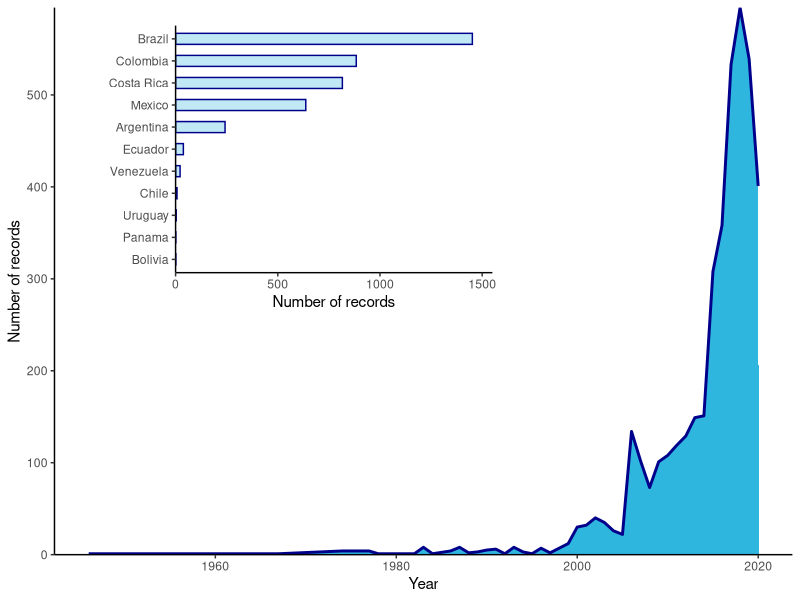
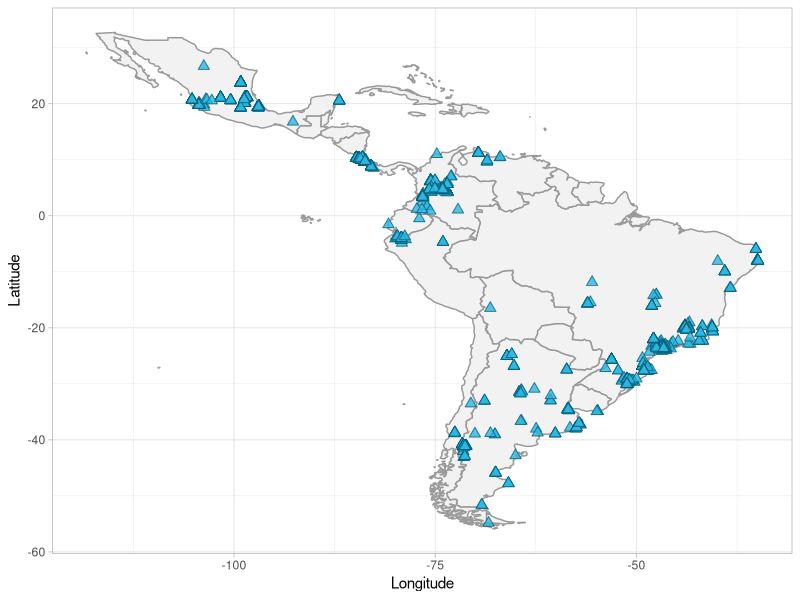
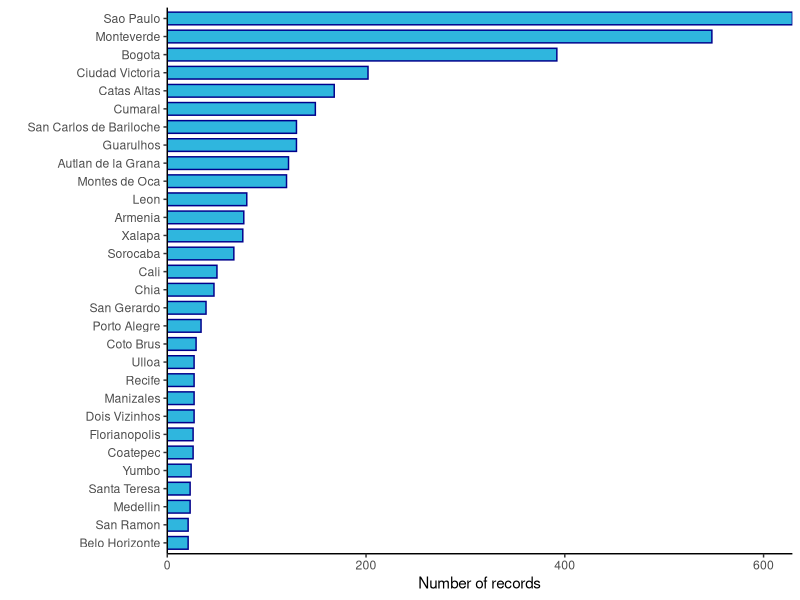
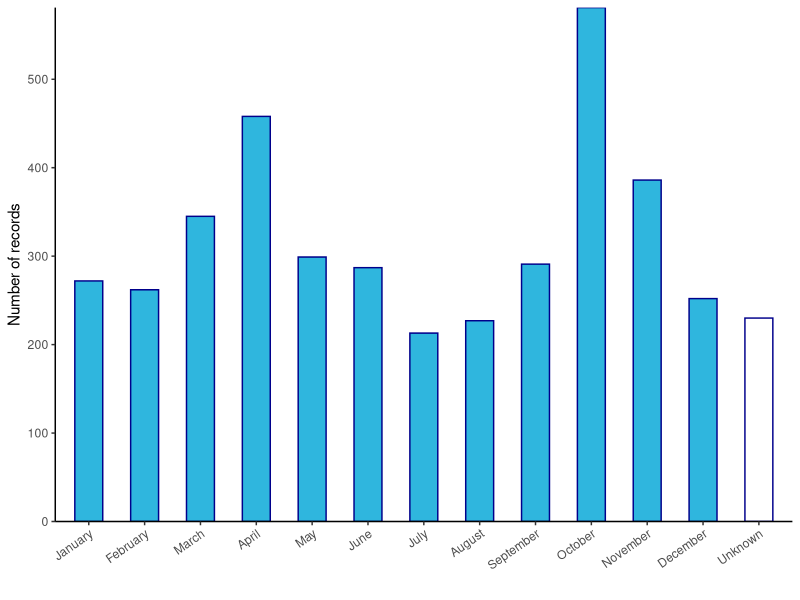
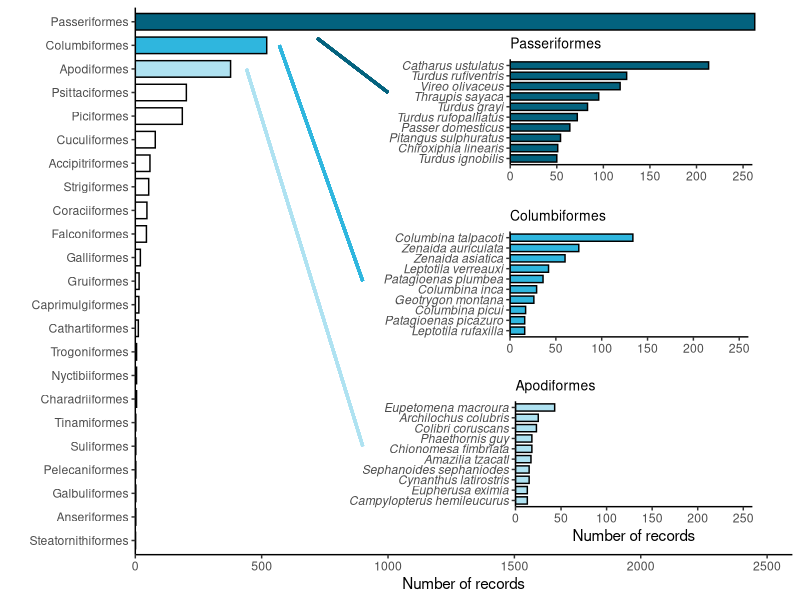
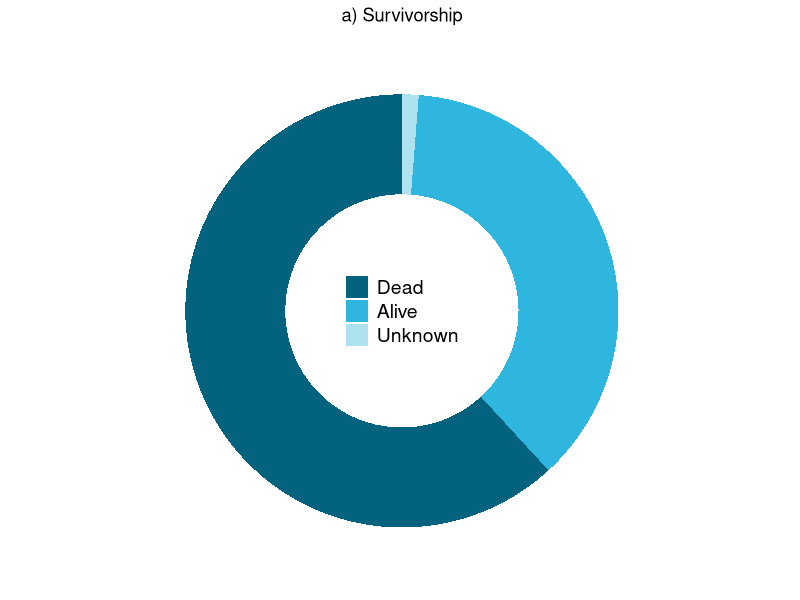
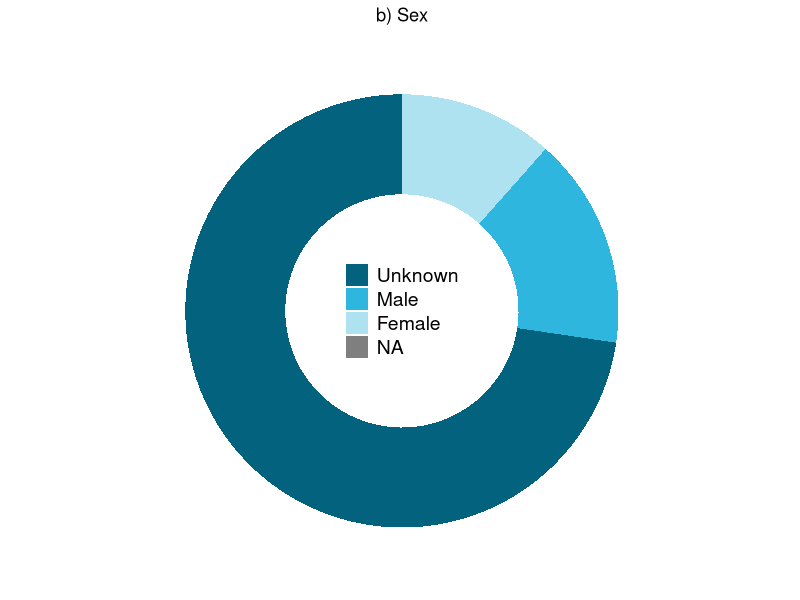
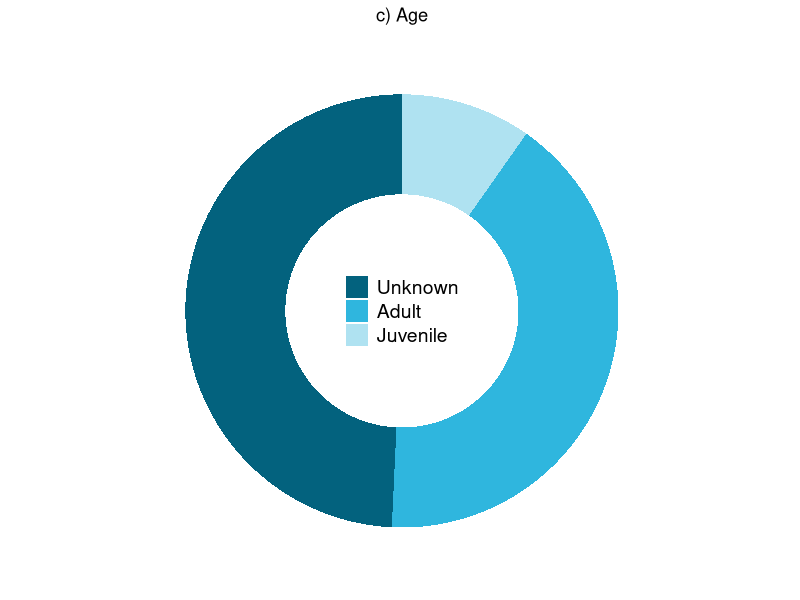

Source code (R) for these figures, in order:

### A glimspe to the datapaper "BIRD-WINDOW COLLISIONS: a comprehensive dataset for the Neotropical region" (Piratelli et al. 2025) ###

# Required libraries; if not installed, use: install.packages(c("dplyr","ggplot2","grid","sp","cowplot),dependencies=T)

library(dplyr)
library(ggplot2)
library(grid)
library(sp)
library(cowplot)

# Set a work directory (path to the BWC_Neotropical_region.csv file in your computer)
setwd("FILE_LOCATION")

# Read the BWC_Neotropical_region.csv file
BWC_Neotropics=read.csv("BWC_Neotropical_region.csv")

# Below is a code provided to explore the database, which can be used to replicate all figures in the data paper.

# Figure 1 (Number of BWCs per year and country)
records_by_year=BWC_Neotropics%>%filter(!is.na(Year),Year!="Unknown")%>%mutate(Year=as.numeric(Year))%>%count(Year);records_by_country=BWC_Neotropics%>%filter(!is.na(Country))%>%count(Country)%>%arrange(desc(n));main_plot=ggplot(records_by_year,aes(x=Year,y=n))+geom_area(fill="#2fb6de")+geom_line(color="dark blue",linewidth=1)+labs(x="Year",y="Number of records")+scale_y_continuous(expand=c(0,0))+theme_classic();inset_plot=ggplot(records_by_country,aes(y=reorder(Country,n),x=n))+geom_bar(stat="identity",width=0.5,col="dark blue",fill="#2fb6de",alpha=0.3)+scale_x_continuous(expand=c(0,0),limits=c(0,max(records_by_country$n,1550)))+theme_classic()+xlab("Number of records")+theme(axis.title.y=element_blank());ggdraw()+draw_plot(main_plot)+draw_plot(inset_plot,x=0.125,y=0.47,width=0.5,height=0.5)

# Figure 2 (Geographic distribution of the gathered BWCs)
latlong=BWC_Neotropics[!is.na(BWC_Neotropics$Longitude)&!is.na(BWC_Neotropics$Latitude),];latlong=latlong[latlong$Longitude!="Unknown"&latlong$Latitude!="Unknown",];latlong$Longitude=as.numeric(as.character(latlong$Longitude));latlong$Latitude=as.numeric(as.character(latlong$Latitude));latlong=latlong[!is.na(latlong$Longitude)&!is.na(latlong$Latitude),];coordinates(latlong)=~Longitude+Latitude;proj4string(latlong)=CRS("+proj=longlat +datum=NAD83");latlong_df=as.data.frame(latlong);names(latlong_df)[names(latlong_df)=="Longitude"]="x";names(latlong_df)[names(latlong_df)=="Latitude"]="y";ggplot()+borders("world",regions=c("Brazil","Uruguay","Argentina","FrenchGuiana","Suriname","Colombia","Venezuela","Bolivia","Ecuador","Chile","Paraguay","Peru","Guyana","Panama","CostaRica","Nicaragua","Honduras","ElSalvador","Belize","Guatemala","Mexico","TrinidadandTobago","Caribe","PuertoRico","DominicanRepublic","Haiti","Jamaica","Cuba","Bahamas","Antiles","Dominica","Saba"),fill="grey95",col="grey60",linewidth=0.5)+geom_point(data=latlong_df,aes(x=x,y=y),col="#03627e",fill="#2fb6de",alpha=0.8,size=2.5,shape=24)+labs(x="Longitude",y="Latitude")+theme_light()

# Figure 3 (Number of BWCs per locality)
records_by_locality=BWC_Neotropics%>%filter(!is.na(Locality))%>%count(Locality)%>%arrange(desc(n));ggplot(records_by_locality[c(1:30),],aes(x=n,y=reorder(Locality,n)))+geom_bar(stat="identity",width=0.7,col="dark blue",fill="#2fb6de")+labs(x="Number of records",y="")+scale_x_continuous(expand=c(0,0))+theme_classic()

# Figure 4 (Number of BWCs by month)
records_by_month=BWC_Neotropics%>%filter(Month!="Unknown"&Month!="")%>%count(Month);records_with_na=BWC_Neotropics%>%filter(Month=="Unknown"|Month=="")%>%summarise(n=n())%>%mutate(Month="Unknown");records_by_month=bind_rows(records_by_month,records_with_na);months=c("January","February","March","April","May","June","July","August","September","October","November","December","Unknown");records_by_month$Month=factor(records_by_month$Month,levels=months);ggplot(records_by_month,aes(x=Month,y=n,fill=Month=="Unknown"))+geom_bar(stat="identity",col="dark blue",width=0.5)+scale_fill_manual(values=c("#2fb6de","white"),guide="none")+labs(y="Number of records",x="")+theme_classic()+theme(axis.text.x=element_text(angle=35,hjust=1))+scale_y_continuous(expand=c(0,0))

# Figure 5 (Number of BWCs by Order (all), and top species) 
records_by_order=BWC_Neotropics%>%filter(!is.na(Order))%>%count(Order)%>%arrange(desc(n))%>%mutate(color=case_when(row_number()==1~"#03627e",row_number()==2~"#2fb6de",row_number()==3~"#afe2f1",TRUE~"white"));main_plot=ggplot(records_by_order%>%filter(Order!=""),aes(x=n,y=reorder(Order,n),fill=color))+geom_bar(stat="identity",width=0.7,col="black")+scale_fill_manual(values=c("#03627e","#2fb6de","#afe2f1","white"))+labs(x="Number of records",y="")+scale_x_continuous(expand=c(0,0),limits=c(0,2600))+theme_classic()+theme(legend.position="none")+geom_segment(aes(x=570,y=22,xend=900,yend=12),color="#2fb6de",linewidth=1)+geom_segment(aes(x=440,y=21,xend=900,yend=5),color="#afe2f1",linewidth=1)+geom_segment(aes(x=720,y=22.3,xend=1000,yend=20),color="#03627e",linewidth=1);passeriformes=ggplot(BWC_Neotropics%>%filter(Order=="Passeriformes")%>%count(Species,name="n")%>%slice_max(n,n=10),aes(x=n,y=reorder(Species,n)))+geom_bar(stat="identity",width=0.7,col="black",fill="#03627e")+labs(x="",y="")+theme(axis.text.y=element_text(face="italic"),axis.text.x=element_blank(),axis.ticks.x=element_blank())+scale_x_continuous(expand=c(0,0),limits=c(0,260))+theme_classic()+theme(plot.title=element_text(size=10),panel.background=element_blank(),plot.background=element_blank())+ggtitle("Passeriformes")+theme(axis.text.y=element_text(face="italic"));columbiformes=ggplot(BWC_Neotropics%>%filter(Order=="Columbiformes")%>%count(Species,name="n")%>%slice_max(n,n=10),aes(x=n,y=reorder(Species,n)))+geom_bar(stat="identity",width=0.7,col="black",fill="#2fb6de")+labs(x="",y="")+theme(axis.text.y=element_text(face="italic"),axis.text.x=element_blank(),axis.ticks.x=element_blank())+scale_x_continuous(expand=c(0,0),limits=c(0,260))+theme_classic()+theme(plot.title=element_text(size=10),panel.background=element_blank(),plot.background=element_blank())+ggtitle("Columbiformes")+theme(axis.text.y=element_text(face="italic"));apodiformes=ggplot(BWC_Neotropics%>%filter(Order=="Apodiformes")%>%count(Species,name="n")%>%slice_max(n,n=10),aes(x=n,y=reorder(Species,n)))+geom_bar(stat="identity",width=0.7,col="black",fill="#afe2f1")+labs(x="Number of records",y="")+scale_x_continuous(expand=c(0,0),limits=c(0,260))+theme_classic()+theme(plot.title=element_text(size=10),panel.background=element_blank(),plot.background=element_blank())+ggtitle("Apodiformes")+theme(axis.text.y=element_text(face="italic"));ggdraw()+draw_plot(main_plot)+draw_plot(passeriformes,x=0.45,y=0.65,width=0.5,height=0.3)+draw_plot(columbiformes,x=0.445,y=0.363,width=0.5,height=0.3)+draw_plot(apodiformes,x=0.4,y=0.08,width=0.55,height=0.3)

# Figure 6 (one figure per inset)
# a)
survivorship=BWC_Neotropics%>%count(Survivorship)%>%arrange(desc(n));ggplot(survivorship,aes(x=1.5,y=n,fill=factor(Survivorship,levels=c("Dead","Alive","Unknown"))))+geom_col()+coord_polar(theta="y",start=0)+xlim(c(0,2))+theme(plot.title=element_text(hjust=0.5),panel.background=element_rect(fill="transparent",color=NA),plot.background=element_rect(fill="transparent",color=NA),panel.grid=element_blank(),axis.title=element_blank(),axis.ticks=element_blank(),axis.text=element_blank(),legend.position=c(0.5,0.5),legend.title=element_blank(),legend.key=element_rect(fill="transparent",color=NA,linewidth=1.5),legend.text=element_text(size=14),legend.background=element_rect(fill="transparent",color=NA))+scale_fill_manual(values=c("Dead"="#03627e","Alive"="#2fb6de","Unknown"="#afe2f1"))+ggtitle("a) Survivorship")

# b)
sex=BWC_Neotropics%>%count(Sex)%>%arrange(desc(n));ggplot(sex,aes(x=1.5,y=n,fill=factor(Sex,levels=c("Unknown","Male","Female"))))+geom_col()+coord_polar(theta="y",start=0)+xlim(c(0,2))+theme(plot.title=element_text(hjust=0.5),panel.background=element_rect(fill="transparent",color=NA),plot.background=element_rect(fill="transparent",color=NA),panel.grid=element_blank(),axis.title=element_blank(),axis.ticks=element_blank(),axis.text=element_blank(),legend.position=c(0.5,0.5),legend.title=element_blank(),legend.key=element_rect(fill="transparent",color=NA,linewidth=1.5),legend.text=element_text(size=14),legend.background=element_rect(fill="transparent",color=NA))+scale_fill_manual(values=c("Unknown"="#03627e","Male"="#2fb6de","Female"="#afe2f1"))+ggtitle("b) Sex")

# c)
age=BWC_Neotropics%>%count(Age)%>%arrange(desc(n));ggplot(age,aes(x=1.5,y=n,fill=factor(Age,levels=c("Unknown","Adult","Juvenile"))))+geom_col()+coord_polar(theta="y",start=0)+xlim(c(0,2))+theme(plot.title=element_text(hjust=0.5),panel.background=element_rect(fill="transparent",color=NA),plot.background=element_rect(fill="transparent",color=NA),panel.grid=element_blank(),axis.title=element_blank(),axis.ticks=element_blank(),axis.text=element_blank(),legend.position=c(0.5,0.5),legend.title=element_blank(),legend.key=element_rect(fill="transparent",color=NA,linewidth=1.5),legend.text=element_text(size=14),legend.background=element_rect(fill="transparent",color=NA))+scale_fill_manual(values=c("Unknown"="#03627e","Adult"="#2fb6de","Juvenile"="#afe2f1"))+ggtitle("c) Age")

# d)
deterrent=BWC_Neotropics%>%count(Deterrent)%>%arrange(desc(n));ggplot(deterrent,aes(x=1.5,y=n,fill=factor(Deterrent,levels=c("None","Unknown","Present"))))+geom_col()+coord_polar(theta="y",start=0)+xlim(c(0,2))+theme(plot.title=element_text(hjust=0.5),panel.background=element_rect(fill="transparent",color=NA),plot.background=element_rect(fill="transparent",color=NA),panel.grid=element_blank(),axis.title=element_blank(),axis.ticks=element_blank(),axis.text=element_blank(),legend.position=c(0.5,0.5),legend.title=element_blank(),legend.key=element_rect(fill="transparent",color=NA,linewidth=1.5),legend.text=element_text(size=14),legend.background=element_rect(fill="transparent",color=NA))+scale_fill_manual(values=c("None"="#03627e","Unknown"="#2fb6de","Present"="#afe2f1"))+ggtitle("d) Deterrents")

# e)
building_height=BWC_Neotropics%>%count(Building.height)%>%arrange(desc(n));ggplot(building_height,aes(x=1.5,y=n,fill=factor(Building.height,levels=c("Low-rise","Taller","Unknown"))))+geom_col()+coord_polar(theta="y",start=0)+xlim(c(0,2))+theme(plot.title=element_text(hjust=0.5),panel.background=element_rect(fill="transparent",color=NA),plot.background=element_rect(fill="transparent",color=NA),panel.grid=element_blank(),axis.title=element_blank(),axis.ticks=element_blank(),axis.text=element_blank(),legend.position=c(0.5,0.5),legend.title=element_blank(),legend.key=element_rect(fill="transparent",color=NA,linewidth=1.5),legend.text=element_text(size=14),legend.background=element_rect(fill="transparent",color=NA))+scale_fill_manual(values=c("Low-rise"="#03627e","Taller"="#2fb6de","Unknown"="#afe2f1"))+ggtitle("e) Building height")

# f)
pane_type=BWC_Neotropics%>%count(Pane.type)%>%arrange(desc(n));ggplot(pane_type,aes(x=1.5,y=n,fill=factor(Pane.type,levels=c("Translucent","Unknown","Reflective"))))+geom_col()+coord_polar(theta="y",start=0)+xlim(c(0,2))+theme(plot.title=element_text(hjust=0.5),panel.background=element_rect(fill="transparent",color=NA),plot.background=element_rect(fill="transparent",color=NA),panel.grid=element_blank(),axis.title=element_blank(),axis.ticks=element_blank(),axis.text=element_blank(),legend.position=c(0.5,0.5),legend.title=element_blank(),legend.key=element_rect(fill="transparent",color=NA,linewidth=1.5),legend.text=element_text(size=14),legend.background=element_rect(fill="transparent",color=NA))+scale_fill_manual(values=c("Translucent"="#03627e","Unknown"="#2fb6de","Reflective"="#afe2f1"))+ggtitle("f) Pane type")

# g)
IUCN_status=BWC_Neotropics%>%count(IUCN.status)%>%arrange(desc(n));ggplot(IUCN_status,aes(x=1.5,y=n,fill=factor(IUCN.status,levels=c("Least Concern","Near Threatened","Vulnerable"))))+geom_col()+coord_polar(theta="y",start=0)+xlim(c(0,2))+theme(plot.title=element_text(hjust=0.5),panel.background=element_rect(fill="transparent",color=NA),plot.background=element_rect(fill="transparent",color=NA),panel.grid=element_blank(),axis.title=element_blank(),axis.ticks=element_blank(),axis.text=element_blank(),legend.position=c(0.5,0.5),legend.title=element_blank(),legend.key=element_rect(fill="transparent",color=NA,linewidth=1.5),legend.text=element_text(size=14),legend.background=element_rect(fill="transparent",color=NA))+scale_fill_manual(values=c("Least Concern"="#03627e","Near Threatened"="#2fb6de","Vulnerable"="#afe2f1"))+ggtitle("g) IUCN status")

# h)
method=BWC_Neotropics%>%count(Data.collection.method)%>%arrange(desc(n));ggplot(method,aes(x=1.5,y=n,fill=factor(Data.collection.method,levels=c("Systematic","By chance","Gov. Agency","Others","Unknown"))))+geom_col()+coord_polar(theta="y",start=0)+xlim(c(0,2))+theme(plot.title=element_text(hjust=0.5),panel.background=element_rect(fill="transparent",color=NA),plot.background=element_rect(fill="transparent",color=NA),panel.grid=element_blank(),axis.title=element_blank(),axis.ticks=element_blank(),axis.text=element_blank(),legend.position=c(0.5,0.5),legend.title=element_blank(),legend.key=element_rect(fill="transparent",color=NA,linewidth=1.5),legend.text=element_text(size=14),legend.background=element_rect(fill="transparent",color=NA))+scale_fill_manual(values=c("Systematic"="#000","By chance"="#044456","Gov. Agency"="#03627e","Others"="#2fb6de","Unknown"="#afe2f1"))+ggtitle("h) Data collection method")

# This R code was developed by Ian MacGregor-Fors on February 2025
